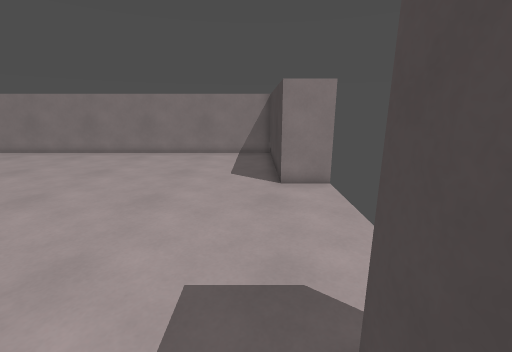
View 1 (above)

14 first-person views from a walk through a level from a Godot 3-D game. The camera is 1.4 m above the floor, tilts 14° down and sees 90° across. The floor is counted in squares, 0.5 m on a side. Each view is taken from the middle of a square. On the plan, view 1 faces up. The plan holds only what a view shows up to about 19 squares ahead; the rest is blank. Door leaves are left out where a doorway can be walked through.

View 2
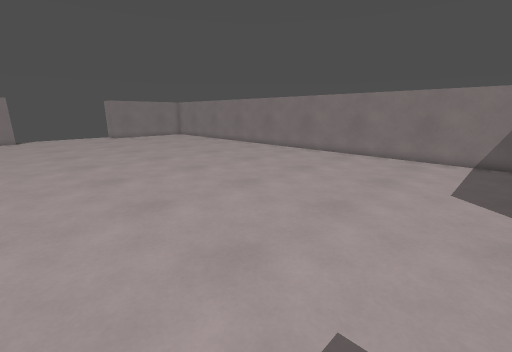

View 3
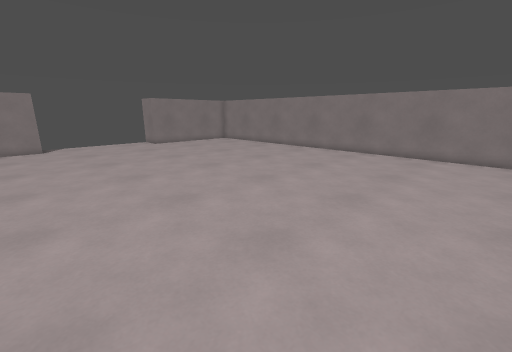

View 4
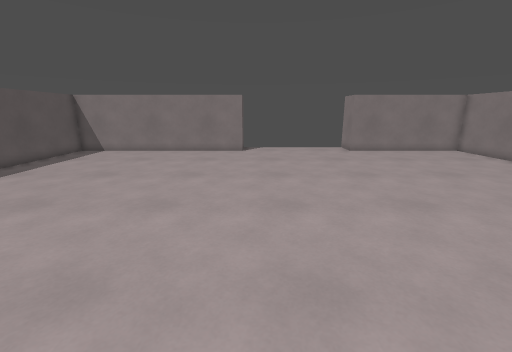

View 5
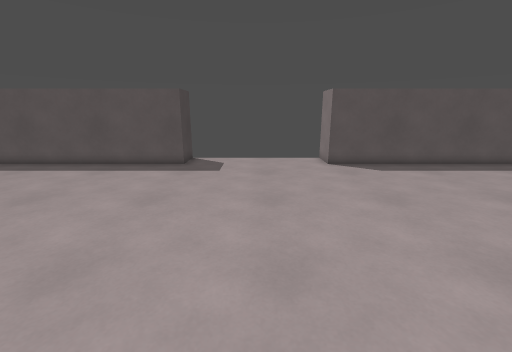

View 6
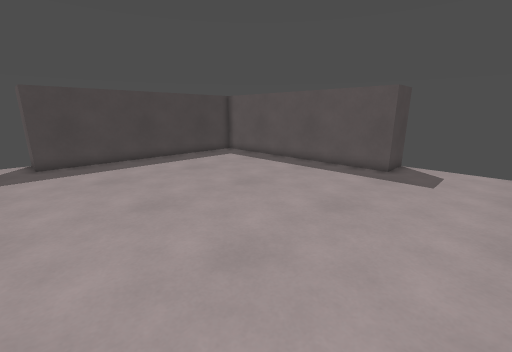

View 7
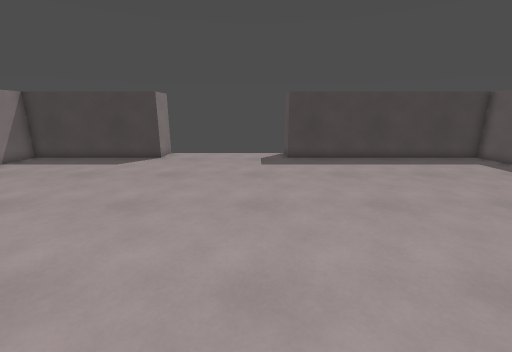

View 8
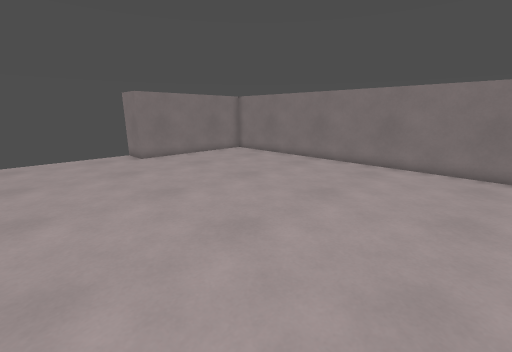

View 9
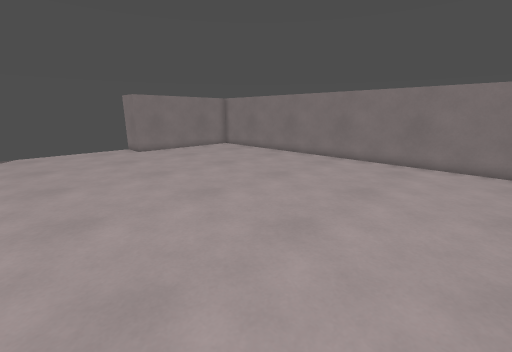

View 10
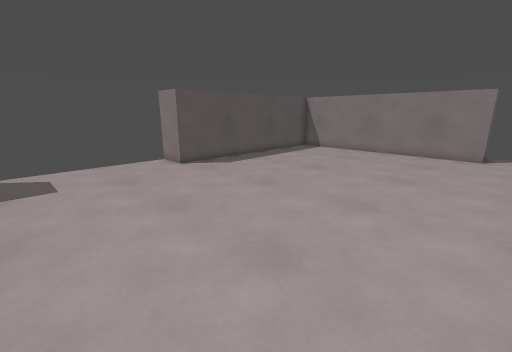

View 11
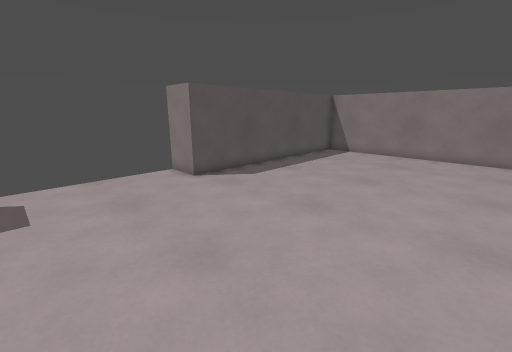

View 12
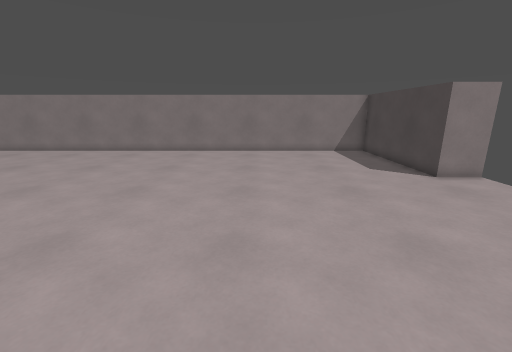

View 13
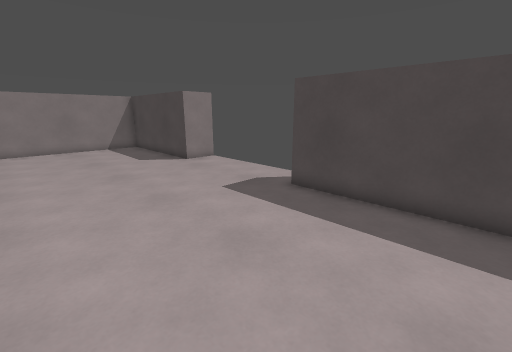

View 14
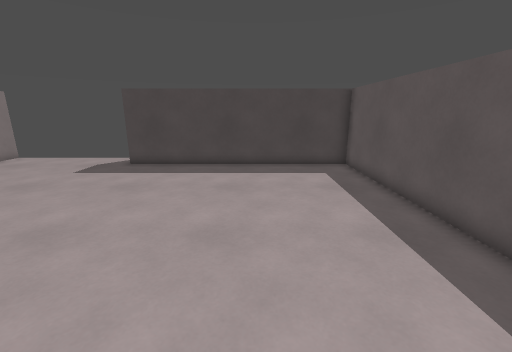

### Floor plan
Points are (right, up) in squares from view 1. A wall is a line through its corners. A room is listed if a view was taken in it or the views show most of it. See-through windows are left out.
Room 1 (views 1, 2, 3, 4, 5, 6, 7, 8, 9, 10, 11, 12, 13, 14)
walls: (-11, -12.1) (-11, -10) (1, -10) (1, 2) (3, 2); (-33, 2) (-31, 2) (-31, -10) (-19, -10) (-19, -12); (3.1, 10) (1, 10) (1, 18) (-31, 18) (-31, 10) (-33, 10)
ways out: open door at (-32, 6); open door at (2, 6)

Where each view was taken, in squares from view 1:
view 1: 0 up, 0 right, facing up
view 2: 1 up, 0 right, facing up-left
view 3: 0 up, 8 left, facing up-left
view 4: 3 up, 12 left, facing left
view 5: 4 up, 15 left, facing down
view 6: 3 up, 15 left, facing down-right
view 7: 4 up, 15 left, facing right
view 8: 4 up, 15 left, facing up-left
view 9: 3 up, 12 left, facing up-left
view 10: 3 up, 12 left, facing down-left
view 11: 0 up, 13 left, facing down-left
view 12: 1 down, 7 left, facing up
view 13: 4 down, 7 left, facing up-right
view 14: 5 down, 13 left, facing right
